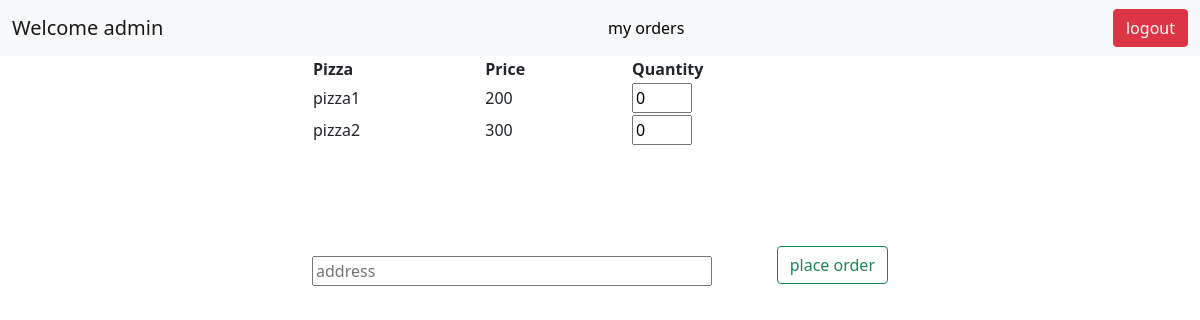
Page /customer/welcome/ (signed in) on the earlier database version.
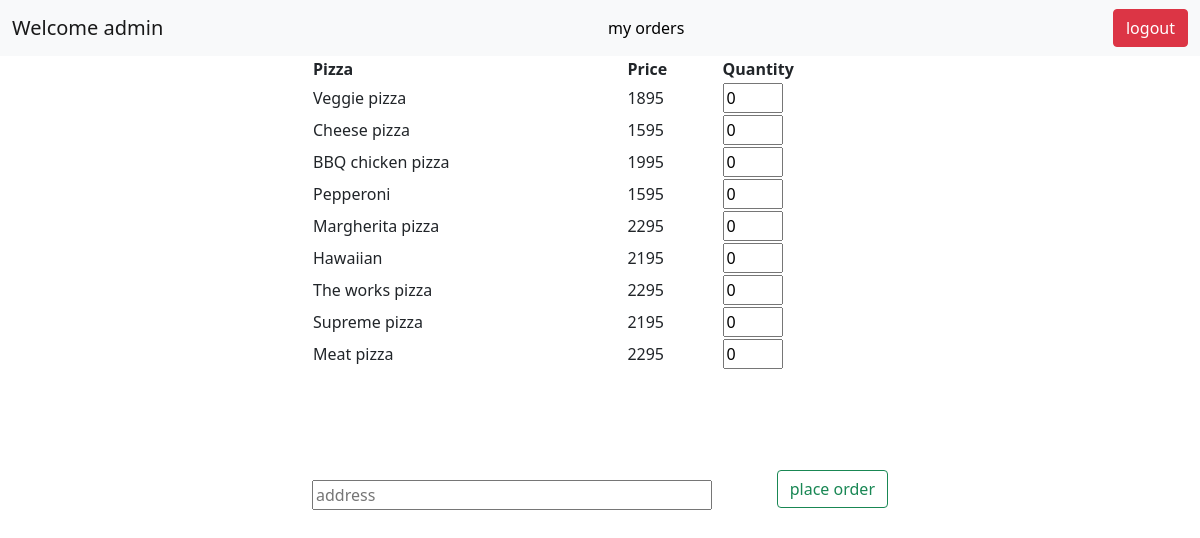
Same page on the later database version.
### pizzaapp/models.py (models this page shows)
class pizzaModel(models.Model):
    name = models.CharField(max_length=10)
    price = models.CharField(max_length=10)

### pizzaapp/views.py (the view)
# urls.py: path('customer/welcome/',customerwelcomeview, name= 'customerpage'),
def customerwelcomeview(request):
    if not request.user.is_authenticated:
        return redirect('userloginpage')
    username = request.user.username
    context = {'username': username,'pizzas': pizzaModel.objects.all()}
    return render(request,'pizzaapp/customerpage.html',context)

### templates/pizzaapp/customerpage.html (shortened to what this page needs)
{% extends 'base.html' %}
{% block content %}
<nav class="navbar navbar-light bg-light">
    <div class="container-fluid">
    <a class="navbar-brand">Welcome {{username}}</a>
    <a class="nav-item" style="text-decoration: none; color: black;" href="/usersorders/">my orders</a>
    <a class="btn btn-danger" href="/userlogout/">logout</a>
</nav>
<form method="POST" action="/placeorder/">
    <div class="container" style="width: 600px;margin: auto;">
        <table style="width: 100%;">
            <tr>
                <th>Pizza</th>
                <th>Price</th>
                <th>Quantity</th>
            </tr>
            {% for pizza in pizzas %}
            <tr>
                <td>{{pizza.name}}</td>
                <td>{{pizza.price}}</td>
                <td><input type="number" value="0" min="0" name="{{pizza.id}}" style="width: 60px;" name="quantity"></td>
            </tr>
            {% endfor %}
        </table>
        <input type="text" placeholder="address" style="width: 400px; margin-top: 110px;" name="address">
        <input type="submit" style="float: right;margin-top: 100px;" class="btn btn-outline-success" value="place order" name="">
    </div>
</form>
{% endblock %}

Differences in the rows shown:
removed pizzaModel: name "pizza1", price "200"
removed pizzaModel: name "pizza2", price "300"
added pizzaModel: name "Veggie pizza", price "1895"
added pizzaModel: name "Cheese pizza", price "1595"
added pizzaModel: name "BBQ chicken pizza", price "1995"
added pizzaModel: name "Pepperoni", price "1595"
added pizzaModel: name "Margherita pizza", price "2295"
added pizzaModel: name "Hawaiian", price "2195"
added pizzaModel: name "The works pizza", price "2295"
added pizzaModel: name "Supreme pizza", price "2195"
added pizzaModel: name "Meat pizza", price "2295"
